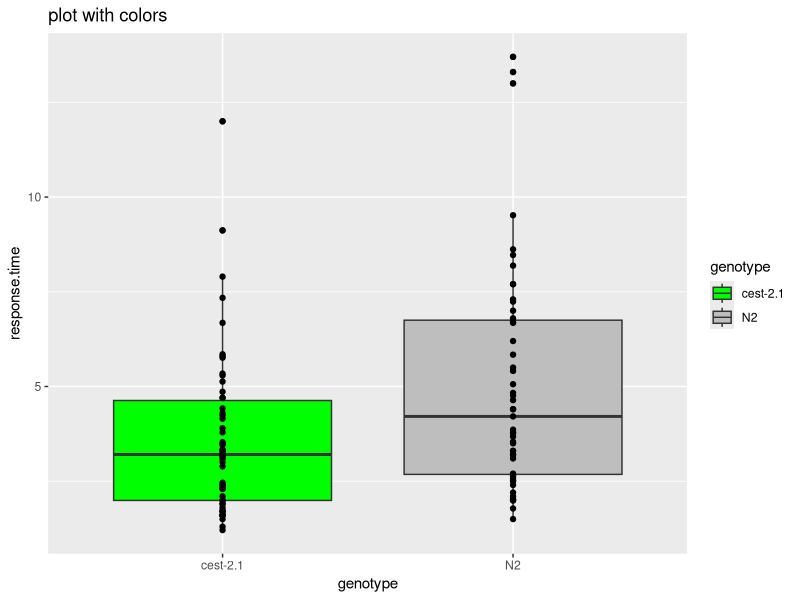
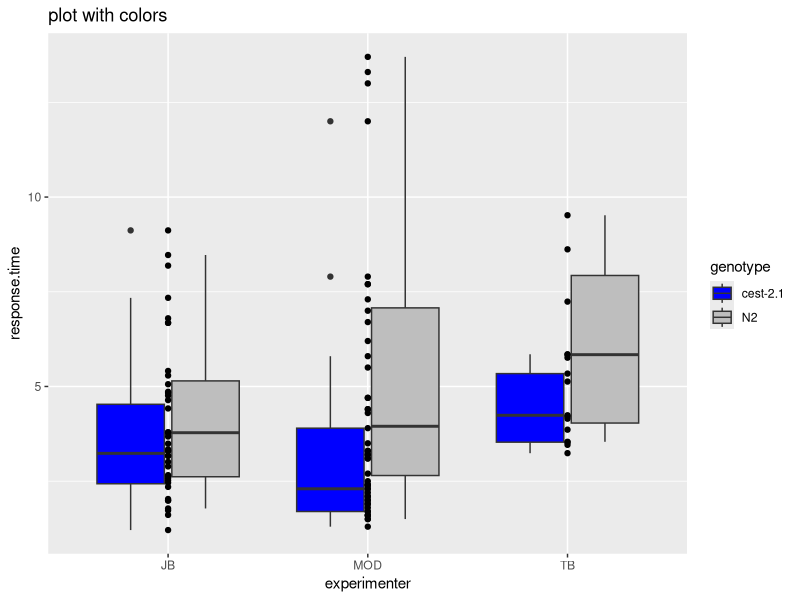

Recreate these plots in R, in order.
## ---- chunk 1
library(tidyverse)

oct_avoid <- read_csv("octanol_avoidance_merged.csv")
## ---- chunk 2
oct_avoid %>% glimpse()
## ---- chunk 3
oct_avoid %>%
  ggplot(aes(x = genotype, y = response.time)) +
  geom_boxplot(aes(fill = genotype)) +
  geom_point() +
  labs(title = "plot with colors") +
  scale_fill_manual(values = c("green", "grey"))
## ---- chunk 4
oct_avoid %>%
  ggplot(aes(x = experimenter, y = response.time)) +
  geom_boxplot(aes(fill = genotype)) +
  geom_point() +
  labs(title = "plot with colors") +
  scale_fill_manual(values = c("blue", "grey"))
